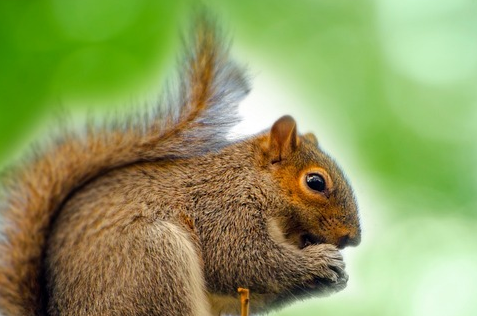
#> input picture lab1-hybrid-image/gui/res/squirrel1.png, 477 x 316 px, found by its file name
$ python fft_20230326165032.py
#> lines starting #> are read from the running program, lines starting #| are printed output that depends on the picture
import cv2
import numpy as np
from matplotlib import pyplot as plt

pairs = [
    ('res/squirrel1.png', 'res/bunny1.png'),
    ('res/cat.jpg', 'res/dog.jpg'),
    ('res/donkey1.png', 'res/zebra1.png'),
]
pair_idx = 0

ksize1, sigma1, ksize2, sigma2 = 39, 11, 21, 5
d1, d2 = 10, 10


def hybrid_image(img1, img2, d1, d2):
    # convert to float32
    img1 = img1.astype(np.float32)
    img2 = img2.astype(np.float32)

    # get gaussian kernel
    g1 = cv2.getGaussianKernel(ksize1, sigma1)
    g2 = cv2.getGaussianKernel(ksize2, sigma2)

    # get gaussian image
    img1_g = cv2.sepFilter2D(img1, -1, g1, g1)
    img2_g = cv2.sepFilter2D(img2, -1, g2, g2)

    # get high pass image
    img1_h = img1 - img1_g
    img2_h = img2 - img2_g

    # get hybrid image
    img_h = d1 * img1_h + d2 * img2_h

    # show image
    cv2.imshow('Hybrid Image', img_h.astype(np.uint8))

if __name__ == '__main__':
    img1 = cv2.imread(pairs[pair_idx][0], 0)
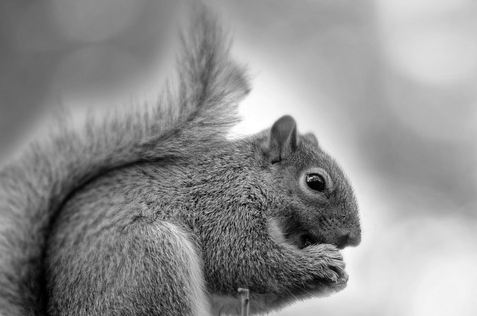
#> img1: shape (316, 477); min 0, max 255, mean 143.5
    img2 = cv2.imread(pairs[pair_idx][1], 0)
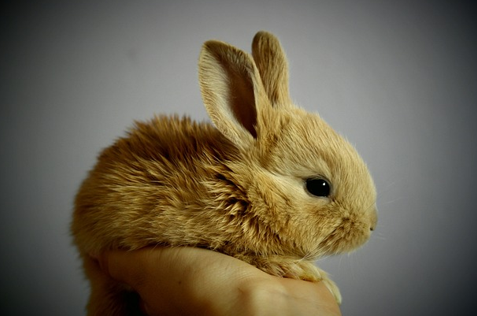
#> input picture lab1-hybrid-image/gui/res/bunny1.png, 477 x 316 px, found by its file name
#> img2: shape (316, 477); min 0, max 235, mean 97.6

    hybrid_image(img1, img2, d1 / 100, d2 / 100)
#> in hybrid_image, `img1_g = cv2.sepFilter2D(img1, -1, g1, g1)`:
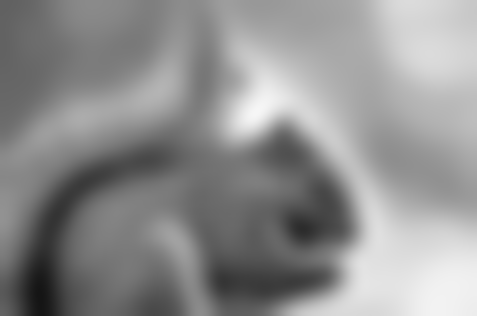
#> img1_g: shape (316, 477) float32; min 21.09, max 246.9, mean 143.5
#> in hybrid_image, `img2_g = cv2.sepFilter2D(img2, -1, g2, g2)`:
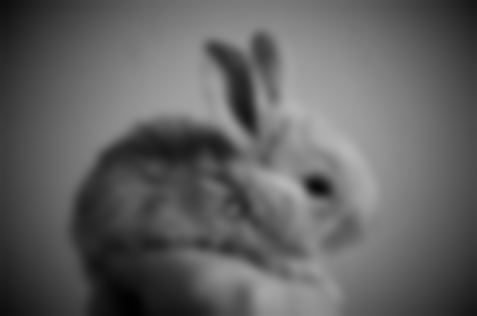
#> img2_g: shape (316, 477) float32; min 1.6, max 183.3, mean 97.6
#> in hybrid_image, `img2_h = img2 - img2_g`:
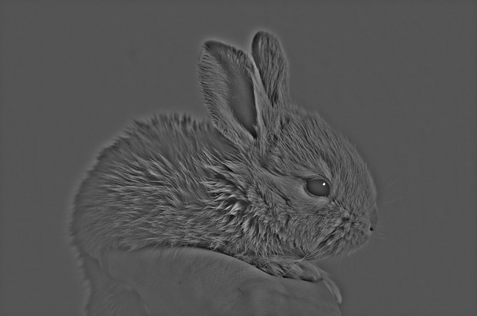
#> img2_h: shape (316, 477) float32; min -98.05, max 198.7, mean 0; drawn with min black and max white
#> in hybrid_image, `img_h = d1 * img1_h + d2 * img2_h`:
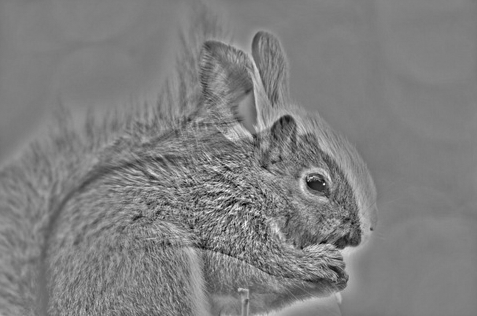
#> img_h: shape (316, 477) float32; min -14.37, max 14.3, mean -7.68e-05; drawn with min black and max white
#> in hybrid_image, `cv2.imshow('Hybrid Image', img_h.astype(np.uint8))`:
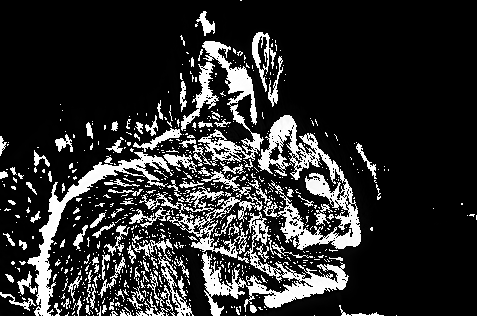
#> window 'Hybrid Image': shape (316, 477); min 0, max 255, mean 45.4
    cv2.waitKey(0)

    # [16 lines of commented-out code are left out]
